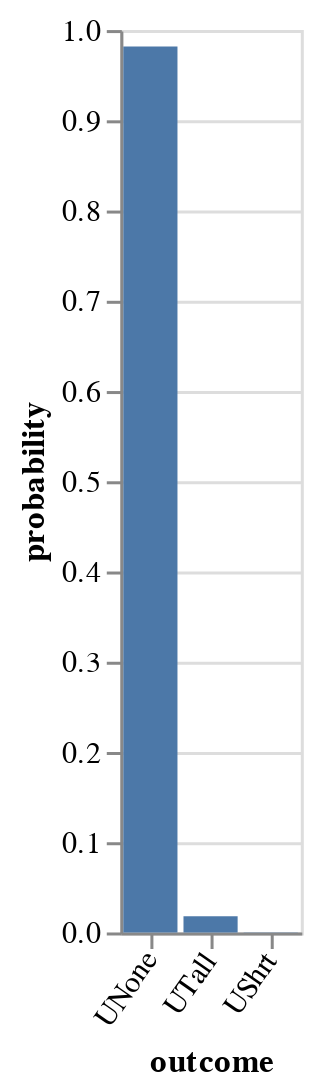

Notebook source saved alongside this figure:
### Code cell
vlShow . barFromDist <$> enumD utterancePrior

### Figure 1 — Vega-Lite specification as saved in the notebook (floating-point values rounded to 4 significant figures)
{"$schema": "https://vega.github.io/schema/vega-lite/v3.json", "data": {"values": [{"outcome": "UNone", "probability": 0.9817}, {"outcome": "UTall", "probability": 0.01798}, {"outcome": "UShrt", "probability": 0.0003293}]}, "description": "", "encoding": {"x": {"axis": {"labelAngle": -55}, "field": "outcome", "scale": {"rangeStep": 30}, "sort": null, "type": "ordinal"}, "y": {"field": "probability", "type": "quantitative"}}, "mark": "bar"}
